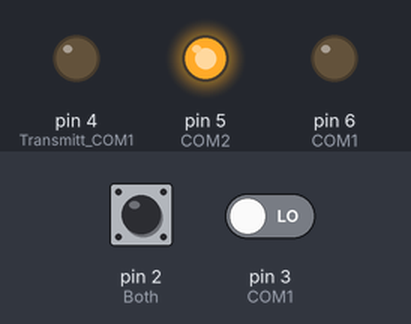
Bench run of a sketch on a simulated Arduino Uno, built with avr-gcc and run on an emulated ATmega328P. Parts: output pins drawn as LEDs (lit = HIGH). The test bench sets the inputs (shaded band); at power-on: pin 2 (Both) LOW, pin 3 (COM1) LOW.

Above: at 1.2 s.
1.3 s: pin 2 (Both) pulled HIGH for 0.15 s
At 1.37 s:
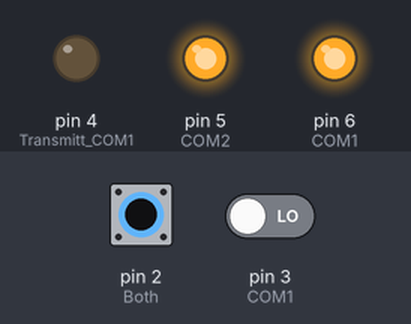
2.9 s: pin 3 (COM1) driven HIGH
At 3.2 s:
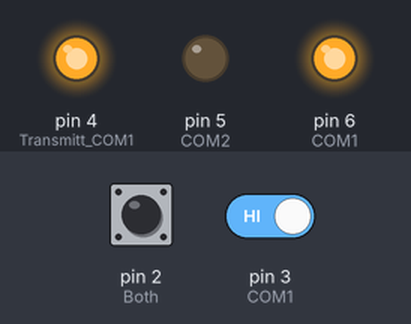
4.4 s: pin 2 (Both) pulled HIGH for 1 s
At 5.2 s:
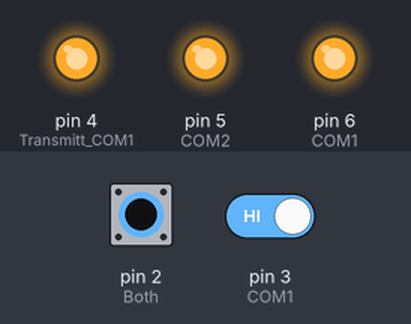
6.9 s: pin 2 (Both) pulled HIGH for 3.2 s
At 11.1 s:
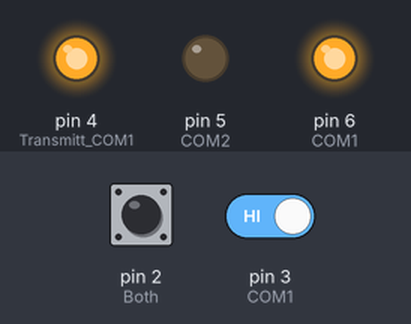
11.6 s: pin 3 (COM1) driven LOW
At 12.3 s:
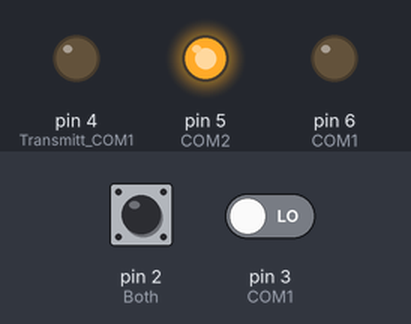
Timing chart, 0 to 14.1 s (numbered marks = the images above; inputs shaded):
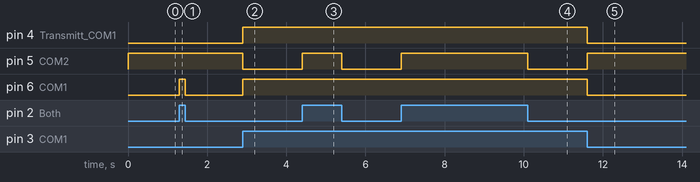

Measured:
- after the input at 1.3 s, pin 6 (COM1): LOW → HIGH at once, → LOW 0.15 s later
- after the input at 2.9 s, pin 4 (Transmitt_COM1), pin 6 (COM1): LOW → HIGH at once; pin 5 (COM2): HIGH → LOW at once
- after the input at 4.4 s, pin 5 (COM2): LOW → HIGH at once, → LOW 1.0 s later
- after the input at 6.9 s, pin 5 (COM2): LOW → HIGH at once, → LOW 3.2 s later
- after the input at 11.6 s, pin 4 (Transmitt_COM1), pin 6 (COM1): HIGH → LOW at once; pin 5 (COM2): LOW → HIGH at once

The sketch:

midtkonsoll_logic.ino
```cpp
void setup() {
  pinMode(2, INPUT);  //Both
  pinMode(3, INPUT);  //COM1/COM2
  pinMode(4, OUTPUT); //Transmitt COM1/COM2
  pinMode(5, OUTPUT); //COM2
  pinMode(6, OUTPUT); //COM1
}

void loop() {
  if (digitalRead(3) == HIGH){
    //Transmitt COM1
    digitalWrite(4, HIGH);
  }
  else{
    //Transmitt COM2
    digitalWrite(4, LOW);
  }

  if(digitalRead(2) == HIGH){
    //Begge på
    digitalWrite(5, HIGH);
    digitalWrite(6, HIGH);
  }
  else if(digitalRead(3) == HIGH){
    //COM1 på begge av
    digitalWrite(5, LOW); //COM2 av
    digitalWrite(6, HIGH);//COM1 på
  }
  else if(digitalRead(3) == LOW){
    //COM2 på begge av
    digitalWrite(6,LOW);  //COM1 av
    digitalWrite(5, HIGH);//COM2 på
  }


}
```
